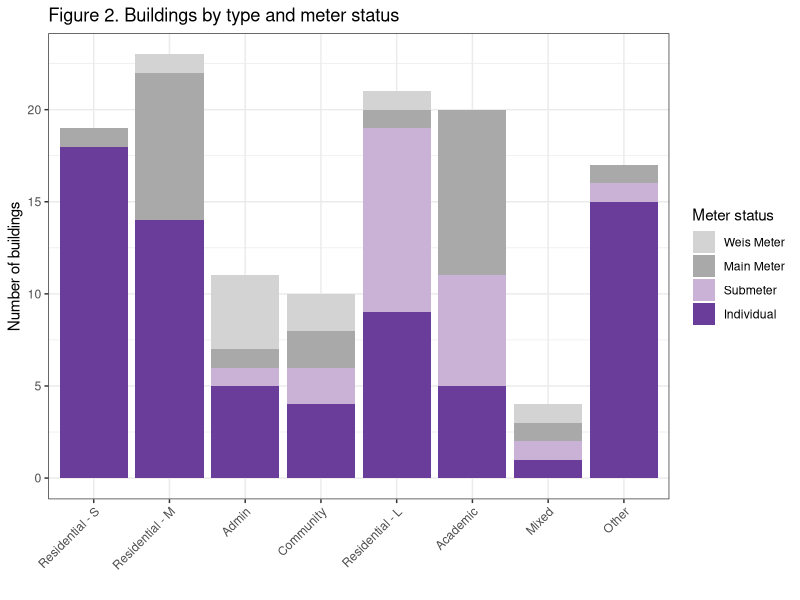

Source code (R):
## ---- chunk 1
knitr::opts_chunk$set(echo = TRUE)
## ---- chunk 2
library(tidyverse) # load tidyverse
library(ggthemes)
library(GGally)
## ---- chunk 3
knitr::include_graphics("assets/electrical-grid.png", error = FALSE)
## ---- chunk 4
# summarize slightly differently for graphing
buildings_graph <- read.csv("./keys/fy25_building_list_updated.csv", strip.white = T) %>%
    mutate(meter = ifelse(weis_meter == 1, "Weis Meter", 
                        ifelse(main_meter == 1 & main_disagg == 0, "Main Meter", 
                               ifelse(main_disagg == 1, "Submeter", "Individual")))) %>%
  filter(!is.na(meter) & !type_new %in% c("Residential - U","Non-building","Solar"))

buildings_graph$meter <- factor(buildings_graph$meter,
                              levels = c("Weis Meter", "Main Meter",
                                        "Submeter", "Individual"))

pal <- c("lightgrey","darkgrey","#CAB2D6","#6A3D9A")

ggplot(buildings_graph, 
       aes(x = reorder(type_new, sqft, FUN = "sum"), fill = meter)) +
  geom_bar(position = "stack") +
  scale_fill_manual(values = pal) +
  theme_bw() +
  labs(x = "", y = "Number of buildings", fill = "Meter status",
       title = "Figure 2. Buildings by type and meter status") +
    theme(axis.text.x = element_text(angle = 45, vjust = 1, hjust = 1))
